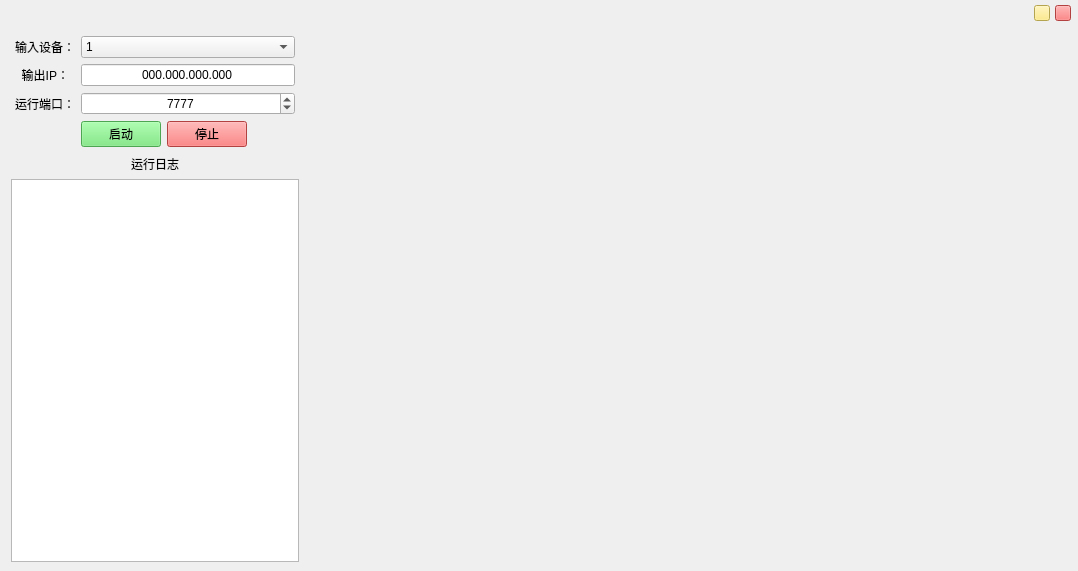
<?xml version="1.0" encoding="UTF-8"?>
<ui version="4.0">
 <class>MainWindow</class>
 <widget class="QMainWindow" name="MainWindow">
  <property name="geometry">
   <rect>
    <x>0</x>
    <y>0</y>
    <width>1078</width>
    <height>571</height>
   </rect>
  </property>
  <property name="windowTitle">
   <string>MainWindow</string>
  </property>
  <widget class="QWidget" name="centralwidget">
   <layout class="QVBoxLayout" name="verticalLayout" stretch="0,9">
    <property name="spacing">
     <number>0</number>
    </property>
    <property name="leftMargin">
     <number>0</number>
    </property>
    <property name="topMargin">
     <number>0</number>
    </property>
    <property name="rightMargin">
     <number>0</number>
    </property>
    <property name="bottomMargin">
     <number>0</number>
    </property>
    <item>
     <widget class="QWidget" name="windowBar" native="true">
      <property name="font">
       <font>
        <family>Microsoft YaHei UI</family>
       </font>
      </property>
      <property name="styleSheet">
       <string notr="true">QWidget#windowBar{
background:gray;
border-top:1px solid gray;
border-right:1px solid gray;
border-left:1px solid gray;
border-top-left-radius:7px;
border-top-right-radius:7px;
}
#windowBar&gt;QPushButton{
border-radius:8px
}</string>
      </property>
      <layout class="QHBoxLayout" name="horizontalLayout">
       <property name="spacing">
        <number>5</number>
       </property>
       <property name="leftMargin">
        <number>7</number>
       </property>
       <property name="topMargin">
        <number>3</number>
       </property>
       <property name="rightMargin">
        <number>7</number>
       </property>
       <property name="bottomMargin">
        <number>3</number>
       </property>
       <item>
        <spacer name="horizontalSpacer">
         <property name="font">
          <font>
           <family>Microsoft YaHei UI</family>
          </font>
         </property>
         <property name="orientation">
          <enum>Qt::Horizontal</enum>
         </property>
         <property name="sizeHint" stdset="0">
          <size>
           <width>715</width>
           <height>20</height>
          </size>
         </property>
        </spacer>
       </item>
       <item>
        <widget class="QPushButton" name="miniPushButton">
         <property name="minimumSize">
          <size>
           <width>16</width>
           <height>16</height>
          </size>
         </property>
         <property name="maximumSize">
          <size>
           <width>16</width>
           <height>16</height>
          </size>
         </property>
         <property name="font">
          <font>
           <family>Microsoft YaHei UI</family>
           <pointsize>16</pointsize>
           <weight>75</weight>
           <italic>false</italic>
           <bold>true</bold>
           <underline>false</underline>
           <stylestrategy>PreferDefault</stylestrategy>
           <kerning>true</kerning>
          </font>
         </property>
         <property name="styleSheet">
          <string notr="true">QPushButton{
	background:#FEE66E;
}
QPushButton::hover{
	background:#c5b355;
}
QPushButton::pressed{
	background:#c5b355;
}
</string>
         </property>
         <property name="text">
          <string/>
         </property>
         <property name="icon">
          <iconset resource="../../../tomato_farm/icon/icons.qrc">
           <normaloff>:/icon/miniShow.png</normaloff>:/icon/miniShow.png</iconset>
         </property>
         <property name="iconSize">
          <size>
           <width>10</width>
           <height>10</height>
          </size>
         </property>
        </widget>
       </item>
       <item>
        <widget class="QPushButton" name="closePushButton">
         <property name="minimumSize">
          <size>
           <width>16</width>
           <height>16</height>
          </size>
         </property>
         <property name="maximumSize">
          <size>
           <width>16</width>
           <height>16</height>
          </size>
         </property>
         <property name="font">
          <font>
           <family>Microsoft YaHei UI</family>
           <pointsize>9</pointsize>
           <weight>75</weight>
           <italic>false</italic>
           <bold>true</bold>
           <underline>false</underline>
           <stylestrategy>PreferDefault</stylestrategy>
           <kerning>true</kerning>
          </font>
         </property>
         <property name="styleSheet">
          <string notr="true">QPushButton{
	background:#F95D5C;
}
QPushButton::hover{
	background:#aa3e3e;
}
QPushButton::pressed{
	background:#aa3e3e;
}
</string>
         </property>
         <property name="text">
          <string/>
         </property>
         <property name="icon">
          <iconset resource="../../../tomato_farm/icon/icons.qrc">
           <normaloff>:/icon/close.png</normaloff>:/icon/close.png</iconset>
         </property>
         <property name="iconSize">
          <size>
           <width>10</width>
           <height>10</height>
          </size>
         </property>
        </widget>
       </item>
      </layout>
     </widget>
    </item>
    <item>
     <widget class="QWidget" name="mainWidget" native="true">
      <property name="font">
       <font>
        <family>Microsoft YaHei UI</family>
       </font>
      </property>
      <property name="styleSheet">
       <string notr="true">QWidget#mainWidget{
background:#e9eaed;
border-bottom:1px solid gray;
border-right:1px solid gray;
border-left:1px solid gray;
border-bottom-left-radius:7px;
border-bottom-right-radius:7px;
}

QTextEdit{
	border:1px solid gray;
	background:white;
    border-radius:10px;
	padding:2px 4px;
}

QLineEdit{
	border:1px solid gray;
    border-radius:10px;
    padding:2px 4px;
}

QComboBox {
	border:1px solid gray;
	background:white;
    border-radius:10px;
	padding:2px 4px;
}

QComboBox::drop-down{
	width: 20px;
	border-left-width: 1px;
	border-left-style: solid;
	border-left-color: gray; 
}

QComboBox::down-arrow{
	border-image:url(:/icon/down.png);
}

QComboBox&gt;QAbstractItemView 
{
	border: 2px solid darkgray;
    selection-background-color: lightgray;
    padding-top:4px;
	padding-bottom:4px;
}
     
QComboBox QAbstractItemView::item
{
    height: 24px;
}
     
QComboBox QAbstractItemView::item:selected
{	
    background-color: rgba(54, 98, 180);
}

QSpinBox,QDoubleSpinBox{
	border:1px solid gray;
	border-radius:10px;
	padding:2px 4px;
}

/*spinbox 抬起样式*/
QDoubleSpinBox::up-button,QSpinBox::up-button {
	subcontrol-origin:border;
    subcontrol-position:right;
    image: url(:/icon/add.png);
    width: 16px;
    height: 20px;       
}
QDoubleSpinBox::down-button,QSpinBox::down-button {
    subcontrol-origin:border;
    subcontrol-position:left;
    border-image: url(:/icon/remove.png);
    width: 16px;
    height: 17px;
}
/*按钮按下样式*/
QDoubleSpinBox::up-button:pressed,QSpinBox::up-button:pressed{
	subcontrol-origin:border;
    subcontrol-position:right;
    image: url(:/icon/add.png);
    width: 16px;
    height: 20px;       
}
  
QDoubleSpinBox::down-button:pressed,QSpinBox::down-button:pressed{
    subcontrol-position:left;
    image: url(:/icon/remove.png);
    width: 16px;
    height: 17px;
}</string>
      </property>
      <layout class="QVBoxLayout" name="verticalLayout_2" stretch="0">
       <property name="spacing">
        <number>0</number>
       </property>
       <property name="leftMargin">
        <number>1</number>
       </property>
       <property name="topMargin">
        <number>0</number>
       </property>
       <property name="rightMargin">
        <number>1</number>
       </property>
       <property name="bottomMargin">
        <number>1</number>
       </property>
       <item>
        <layout class="QHBoxLayout" name="horizontalLayout_2" stretch="3,8">
         <property name="leftMargin">
          <number>10</number>
         </property>
         <property name="topMargin">
          <number>8</number>
         </property>
         <property name="rightMargin">
          <number>10</number>
         </property>
         <property name="bottomMargin">
          <number>8</number>
         </property>
         <item>
          <widget class="QWidget" name="widget" native="true">
           <property name="font">
            <font>
             <family>Microsoft YaHei UI</family>
            </font>
           </property>
           <property name="styleSheet">
            <string notr="true">QWidget&gt;QPushButton{
	border:none;
	color:white;
	border-radius:10px;
}</string>
           </property>
           <layout class="QVBoxLayout" name="verticalLayout_4" stretch="0,7">
            <property name="leftMargin">
             <number>0</number>
            </property>
            <property name="topMargin">
             <number>0</number>
            </property>
            <property name="rightMargin">
             <number>0</number>
            </property>
            <property name="bottomMargin">
             <number>0</number>
            </property>
            <item>
             <layout class="QFormLayout" name="formLayout_3">
              <property name="labelAlignment">
               <set>Qt::AlignCenter</set>
              </property>
              <property name="formAlignment">
               <set>Qt::AlignCenter</set>
              </property>
              <property name="leftMargin">
               <number>4</number>
              </property>
              <property name="topMargin">
               <number>2</number>
              </property>
              <property name="rightMargin">
               <number>4</number>
              </property>
              <property name="bottomMargin">
               <number>2</number>
              </property>
              <item row="0" column="0">
               <widget class="QLabel" name="label_2">
                <property name="font">
                 <font>
                  <family>Microsoft YaHei UI</family>
                 </font>
                </property>
                <property name="text">
                 <string>输入设备：</string>
                </property>
                <property name="alignment">
                 <set>Qt::AlignCenter</set>
                </property>
               </widget>
              </item>
              <item row="0" column="1">
               <widget class="QComboBox" name="device_list">
                <property name="font">
                 <font>
                  <family>Microsoft YaHei UI</family>
                  <weight>50</weight>
                  <bold>false</bold>
                 </font>
                </property>
                <property name="styleSheet">
                 <string notr="true">QAbstractItemView 
{
	border: 2px solid darkgray;
    selection-background-color: lightgray;
    padding-top:4px;
	padding-bottom:4px;
	border-radius:10px;
}
     
QAbstractItemView::item
{
    height: 26px;
}
     
QAbstractItemView::item:selected
{	
    background-color: rgba(54, 98, 180);
}</string>
                </property>
                <item>
                 <property name="text">
                  <string>1</string>
                 </property>
                </item>
                <item>
                 <property name="text">
                  <string>1</string>
                 </property>
                </item>
               </widget>
              </item>
              <item row="1" column="0">
               <widget class="QLabel" name="label_3">
                <property name="font">
                 <font>
                  <family>Microsoft YaHei UI</family>
                 </font>
                </property>
                <property name="text">
                 <string>输出IP：</string>
                </property>
                <property name="alignment">
                 <set>Qt::AlignRight|Qt::AlignTrailing|Qt::AlignVCenter</set>
                </property>
               </widget>
              </item>
              <item row="1" column="1">
               <widget class="QLineEdit" name="ip_edit">
                <property name="font">
                 <font>
                  <family>Microsoft YaHei UI</family>
                  <weight>50</weight>
                  <bold>false</bold>
                 </font>
                </property>
                <property name="inputMask">
                 <string>000.000.000.000;0</string>
                </property>
                <property name="alignment">
                 <set>Qt::AlignCenter</set>
                </property>
               </widget>
              </item>
              <item row="2" column="0">
               <widget class="QLabel" name="label_4">
                <property name="font">
                 <font>
                  <family>Microsoft YaHei UI</family>
                 </font>
                </property>
                <property name="text">
                 <string>运行端口：</string>
                </property>
                <property name="alignment">
                 <set>Qt::AlignRight|Qt::AlignTrailing|Qt::AlignVCenter</set>
                </property>
               </widget>
              </item>
              <item row="3" column="1">
               <layout class="QHBoxLayout" name="horizontalLayout_3">
                <item>
                 <widget class="QPushButton" name="sure_button">
                  <property name="minimumSize">
                   <size>
                    <width>0</width>
                    <height>20</height>
                   </size>
                  </property>
                  <property name="maximumSize">
                   <size>
                    <width>80</width>
                    <height>16777215</height>
                   </size>
                  </property>
                  <property name="font">
                   <font>
                    <family>Microsoft YaHei UI</family>
                   </font>
                  </property>
                  <property name="styleSheet">
                   <string notr="true">QPushButton{
	background:#6CE872;
}
QPushButton:hover{
	background:#53b357;
}
QPushButton:pressed{
	border:1px solid white;
	background:#53b357;
}</string>
                  </property>
                  <property name="text">
                   <string>启动</string>
                  </property>
                 </widget>
                </item>
                <item>
                 <widget class="QPushButton" name="stop_button">
                  <property name="minimumSize">
                   <size>
                    <width>0</width>
                    <height>20</height>
                   </size>
                  </property>
                  <property name="maximumSize">
                   <size>
                    <width>80</width>
                    <height>16777215</height>
                   </size>
                  </property>
                  <property name="font">
                   <font>
                    <family>Microsoft YaHei UI</family>
                   </font>
                  </property>
                  <property name="styleSheet">
                   <string notr="true">QPushButton{
	background:#F95D5C;
}
QPushButton:hover{
	background:#aa3e3e;
}
QPushButton:pressed{
	border:1px solid white;
	background:#aa3e3e;
}</string>
                  </property>
                  <property name="text">
                   <string>停止</string>
                  </property>
                 </widget>
                </item>
               </layout>
              </item>
              <item row="2" column="1">
               <widget class="QSpinBox" name="port_edit">
                <property name="font">
                 <font>
                  <family>Microsoft YaHei UI</family>
                  <weight>50</weight>
                  <bold>false</bold>
                 </font>
                </property>
                <property name="alignment">
                 <set>Qt::AlignCenter</set>
                </property>
                <property name="minimum">
                 <number>1</number>
                </property>
                <property name="maximum">
                 <number>65535</number>
                </property>
                <property name="value">
                 <number>7777</number>
                </property>
               </widget>
              </item>
             </layout>
            </item>
            <item>
             <layout class="QVBoxLayout" name="verticalLayout_3">
              <item>
               <widget class="QLabel" name="label">
                <property name="font">
                 <font>
                  <family>Microsoft YaHei UI</family>
                 </font>
                </property>
                <property name="text">
                 <string>运行日志</string>
                </property>
                <property name="alignment">
                 <set>Qt::AlignCenter</set>
                </property>
               </widget>
              </item>
              <item>
               <widget class="QTextEdit" name="textEdit">
                <property name="font">
                 <font>
                  <family>Microsoft YaHei UI</family>
                 </font>
                </property>
               </widget>
              </item>
             </layout>
            </item>
           </layout>
          </widget>
         </item>
         <item>
          <widget class="QWidget" name="wave_widget" native="true">
           <property name="font">
            <font>
             <family>Microsoft YaHei UI</family>
            </font>
           </property>
           <layout class="QVBoxLayout" name="verticalLayout_5"/>
          </widget>
         </item>
        </layout>
       </item>
      </layout>
     </widget>
    </item>
   </layout>
  </widget>
 </widget>
 <resources>
  <include location="../../../tomato_farm/icon/icons.qrc"/>
 </resources>
 <connections>
  <connection>
   <sender>closePushButton</sender>
   <signal>clicked()</signal>
   <receiver>MainWindow</receiver>
   <slot>close()</slot>
   <hints>
    <hint type="sourcelabel">
     <x>1058</x>
     <y>18</y>
    </hint>
    <hint type="destinationlabel">
     <x>959</x>
     <y>-15</y>
    </hint>
   </hints>
  </connection>
 </connections>
</ui>
